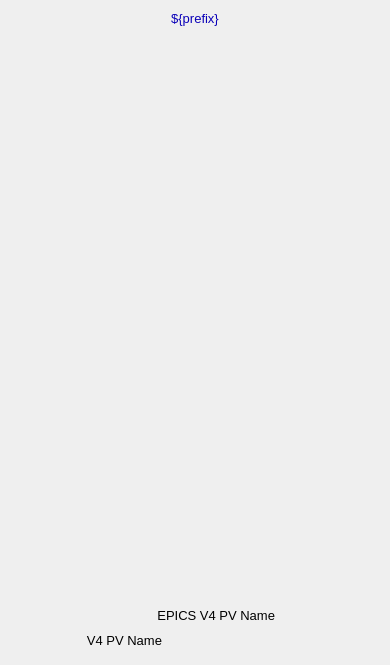
<?xml version="1.0" ?>
<ui version="4.0">
  <class>Dialog</class>
  <widget class="QWidget" name="screen">
    <property name="geometry">
      <rect>
        <x>460</x>
        <y>141</y>
        <width>390</width>
        <height>665</height>
      </rect>
    </property>
    <property name="styleSheet">
      <string notr="true">QWidget#screen {
  color: rgb(0, 0, 0);
  background-color: rgb(187, 187, 187);
  }</string>
    </property>
    <property name="windowTitle">
      <string>NDPva</string>
    </property>
    <widget class="PyDMDrawingRectangle" name="rectangle">
      <property name="geometry">
        <rect>
          <x>0</x>
          <y>5</y>
          <width>390</width>
          <height>25</height>
        </rect>
      </property>
      <property name="brush" stdset="0">
        <brush brushstyle="SolidPattern">
          <color alpha="255">
            <red>218</red>
            <green>218</green>
            <blue>218</blue>
          </color>
        </brush>
      </property>
      <property name="penStyle" stdset="0">
        <enum>Qt::SolidLine</enum>
      </property>
      <property name="penColor" stdset="0">
        <color>
          <red>218</red>
          <green>218</green>
          <blue>218</blue>
        </color>
      </property>
      <property name="penWidth" stdset="0">
        <double>0</double>
      </property>
      <property name="penCapStyle" stdset="0">
        <enum>Qt::FlatCap</enum>
      </property>
      <property name="toolTip">
        <string>rectangle</string>
      </property>
    </widget>
    <widget class="QLabel" name="text">
      <property name="geometry">
        <rect>
          <x>87</x>
          <y>6</y>
          <width>216</width>
          <height>25</height>
        </rect>
      </property>
      <property name="text">
        <string>${prefix}</string>
      </property>
      <property name="font" stdset="0">
        <font>
          <pointsize>10</pointsize>
        </font>
      </property>
      <property name="brush" stdset="0">
        <brush brushstyle="SolidPattern">
          <color alpha="255">
            <red>10</red>
            <green>0</green>
            <blue>184</blue>
          </color>
        </brush>
      </property>
      <property name="toolTip">
        <string>text</string>
      </property>
      <property name="alignment">
        <set>Qt::AlignCenter</set>
      </property>
      <property name="styleSheet">
        <string notr="true">QLabel#text {
  color: rgb(10, 0, 184);
  }</string>
      </property>
    </widget>
    <widget class="PyDMEmbeddedDisplay" name="composite">
      <property name="geometry">
        <rect>
          <x>5</x>
          <y>40</y>
          <width>380</width>
          <height>555</height>
        </rect>
      </property>
      <property name="toolTip">
        <string>composite</string>
      </property>
      <property name="filename" stdset="0">
        <string>PluginBase_V39.ui</string>
      </property>
    </widget>
    <widget class="PyDMDrawingRectangle" name="rectangle_1">
      <property name="geometry">
        <rect>
          <x>5</x>
          <y>600</y>
          <width>380</width>
          <height>60</height>
        </rect>
      </property>
      <property name="brush" stdset="0">
        <brush brushstyle="NoBrush">
          <color alpha="255">
            <red>0</red>
            <green>0</green>
            <blue>0</blue>
          </color>
        </brush>
      </property>
      <property name="penStyle" stdset="0">
        <enum>Qt::SolidLine</enum>
      </property>
      <property name="penColor" stdset="0">
        <color>
          <red>0</red>
          <green>0</green>
          <blue>0</blue>
        </color>
      </property>
      <property name="penWidth" stdset="0">
        <double>1</double>
      </property>
      <property name="penCapStyle" stdset="0">
        <enum>Qt::FlatCap</enum>
      </property>
      <property name="toolTip">
        <string>rectangle_1</string>
      </property>
    </widget>
    <widget class="QLabel" name="text_1">
      <property name="geometry">
        <rect>
          <x>62</x>
          <y>630</y>
          <width>100</width>
          <height>20</height>
        </rect>
      </property>
      <property name="text">
        <string>V4 PV Name</string>
      </property>
      <property name="font" stdset="0">
        <font>
          <pointsize>10</pointsize>
        </font>
      </property>
      <property name="brush" stdset="0">
        <brush brushstyle="SolidPattern">
          <color alpha="255">
            <red>0</red>
            <green>0</green>
            <blue>0</blue>
          </color>
        </brush>
      </property>
      <property name="toolTip">
        <string>text_1</string>
      </property>
      <property name="alignment">
        <set>Qt::AlignRight|Qt::AlignTrailing|Qt::AlignVCenter</set>
      </property>
      <property name="styleSheet">
        <string notr="true">QLabel#text_1 {
  color: rgb(0, 0, 0);
  }</string>
      </property>
    </widget>
    <widget class="QLabel" name="text_2">
      <property name="geometry">
        <rect>
          <x>115</x>
          <y>605</y>
          <width>160</width>
          <height>20</height>
        </rect>
      </property>
      <property name="text">
        <string>EPICS V4 PV Name</string>
      </property>
      <property name="font" stdset="0">
        <font>
          <pointsize>10</pointsize>
        </font>
      </property>
      <property name="brush" stdset="0">
        <brush brushstyle="SolidPattern">
          <color alpha="255">
            <red>0</red>
            <green>0</green>
            <blue>0</blue>
          </color>
        </brush>
      </property>
      <property name="toolTip">
        <string>text_2</string>
      </property>
      <property name="alignment">
        <set>Qt::AlignRight|Qt::AlignTrailing|Qt::AlignVCenter</set>
      </property>
      <property name="styleSheet">
        <string notr="true">QLabel#text_2 {
  color: rgb(0, 0, 0);
  }</string>
      </property>
    </widget>
    <widget class="PyDMLabel" name="text_update">
      <property name="geometry">
        <rect>
          <x>175</x>
          <y>633</y>
          <width>200</width>
          <height>18</height>
        </rect>
      </property>
      <property name="toolTip">
        <string>PV: ${prefix}PvName_RBV</string>
      </property>
      <property name="channel" stdset="0">
        <string>ca://${prefix}PvName_RBV</string>
      </property>
      <property name="displayFormat" stdset="0">
        <enum>PyDMLabel::String</enum>
      </property>
      <property name="font" stdset="0">
        <font>
          <pointsize>10</pointsize>
        </font>
      </property>
      <property name="alignment">
        <set>Qt::AlignLeading|Qt::AlignLeft|Qt::AlignVCenter</set>
      </property>
      <property name="textInteractionFlags">
        <set>Qt::TextSelectableByKeyboard|Qt::TextSelectableByMouse</set>
      </property>
      <property name="styleSheet">
        <string notr="true">PyDMLabel#text_update {
  color: rgb(10, 0, 184);
  background-color: rgb(187, 187, 187);
  }</string>
      </property>
    </widget>
  </widget>
  <customwidgets>
    <customwidget>
      <class>PyDMDrawingRectangle</class>
      <extends>QWidget</extends>
      <header>pydm.widgets.drawing</header>
    </customwidget>
    <customwidget>
      <class>PyDMLabel</class>
      <extends>QLabel</extends>
      <header>pydm.widgets.label</header>
    </customwidget>
    <customwidget>
      <class>PyDMEmbeddedDisplay</class>
      <extends>QFrame</extends>
      <header>pydm.widgets.embedded_display</header>
    </customwidget>
  </customwidgets>
</ui>
